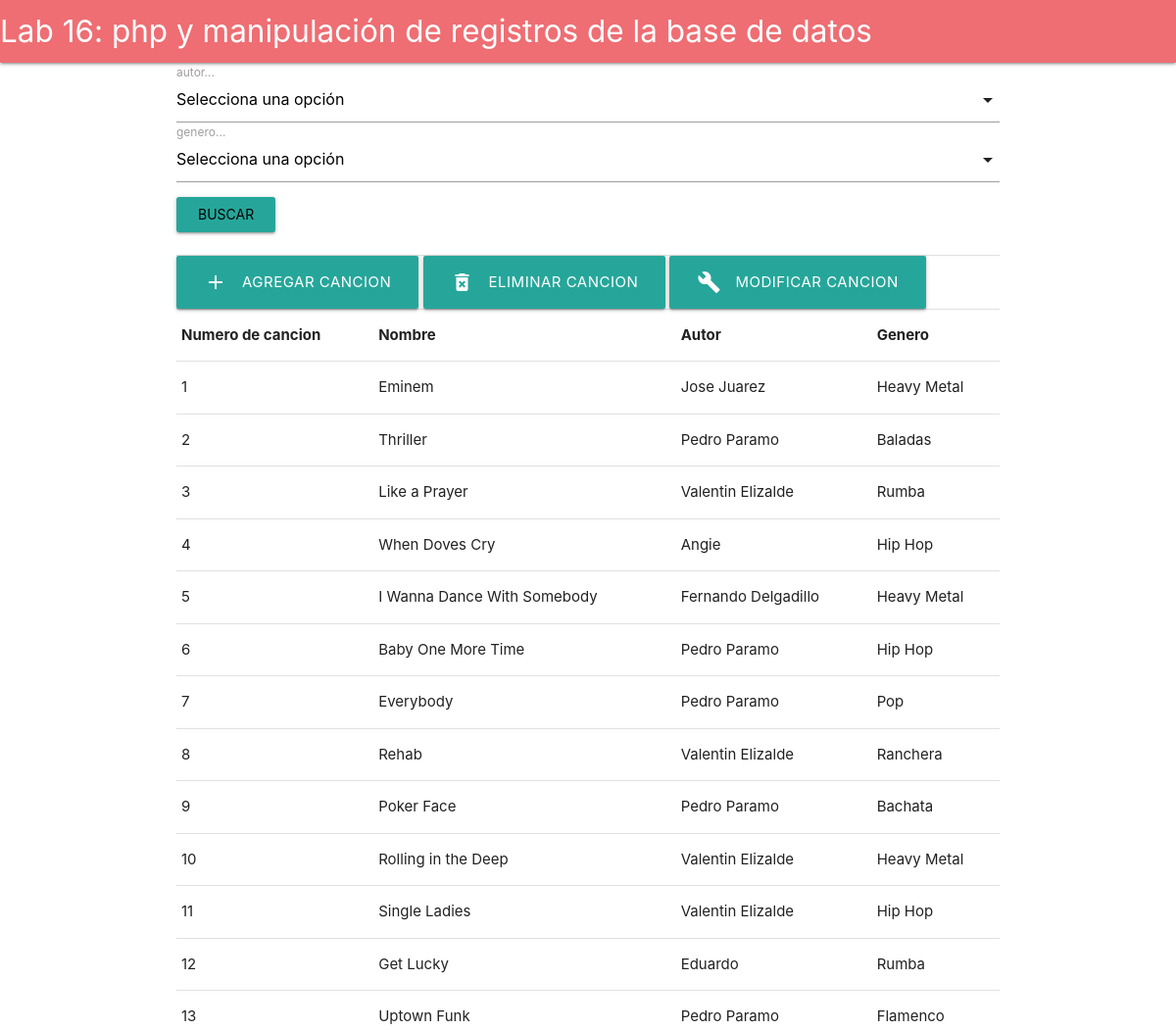
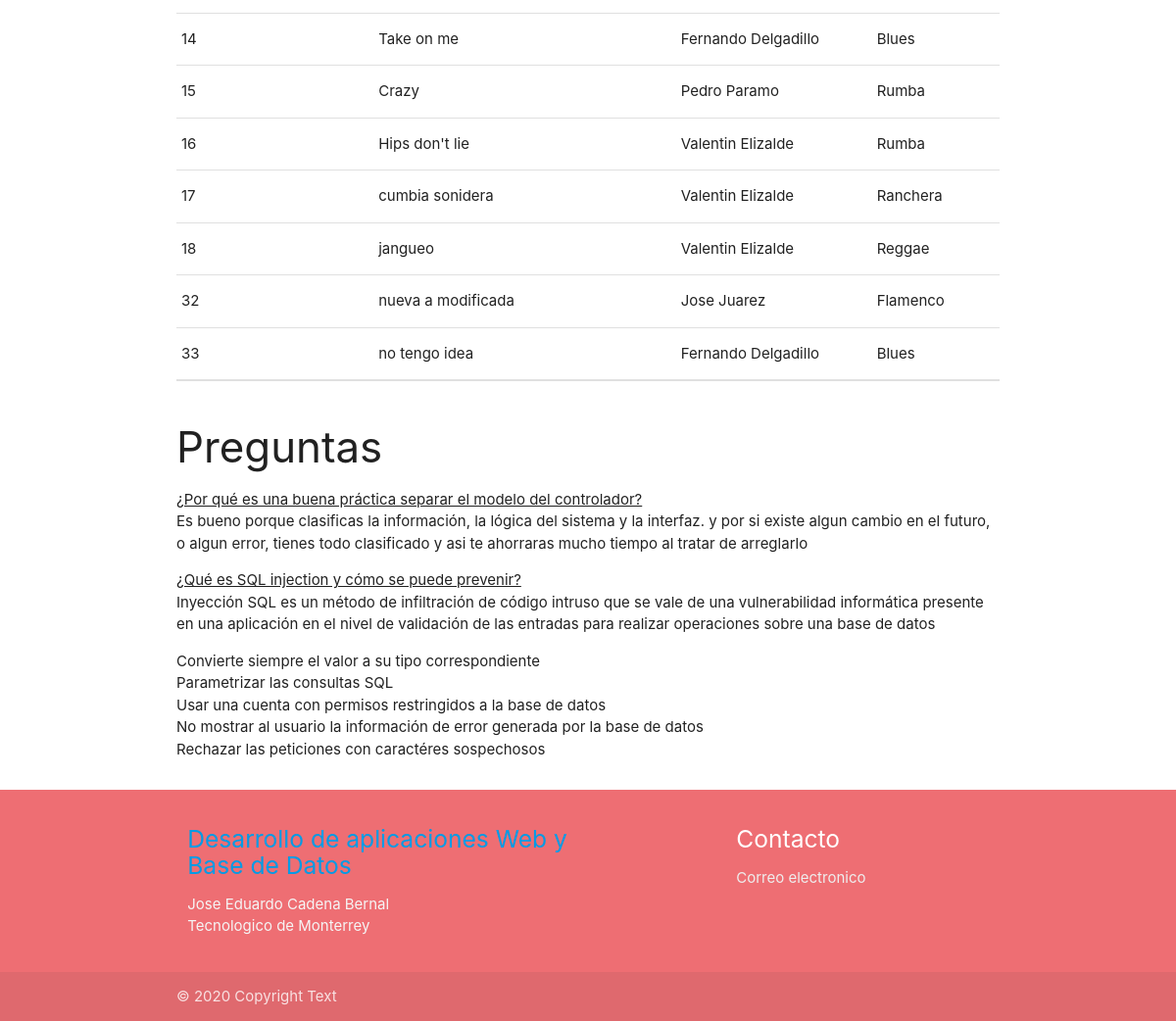
The page / on the database its author committed (2 pictures, top to bottom).
### tables this page shows
CREATE TABLE `cancion` (
  `id_Cancion` int(50) NOT NULL,
  `nombre_Cancion` varchar(50) NOT NULL,
  `nombre_Genero` varchar(50) NOT NULL,
  `id_Autor` int(50) NOT NULL
);

CREATE TABLE `autor` (
  `id_Autor` int(50) NOT NULL,
  `nombre` varchar(50) NOT NULL
);

### util.php (the view, shortened to what this page needs)
<?php
	function conectar_bd(){
		$servername = "localhost";
		$username = "root";
		$password = "";
		$dbname = "musica";
		$con = mysqli_connect($servername,$username,$password,$dbname);
		return $con;
	}
  function consultar_casos($id_Autor="", $nombre_Genero="") {
    $conexion_bd = conectar_bd();
    $resultado =  "<table><thead><tr><th>Numero de cancion</th><th>Nombre</th><th>Autor</th><th>Genero</th></tr></thead>";
    $consulta = 'Select id_Cancion,nombre_Cancion, nombre_Genero,a.nombre
     From cancion as c,autor as a
     where c.id_Autor=a.id_Autor';
    $resultados = $conexion_bd->query($consulta);
    while ($row = mysqli_fetch_array($resultados, MYSQLI_BOTH)) {
        $resultado .= "<tr>";
        $resultado .= "<td>".$row['id_Cancion']."</td>";
        $resultado .= "<td>".$row['nombre_Cancion']."</td>";
        $resultado .= "<td>".$row['nombre']."</td>";
        $resultado .= "<td>".$row['nombre_Genero']."</td>";
        $resultado .= "</tr>";
    }
    $resultado .= "</tbody></table>";
    return $resultado;
  }
  function crear_select($id, $columna_descripcion, $tabla) {
    $conexion_bd = conectar_bd();
    $resultado = '<div class="input-field"><select name="'.$tabla.'"><option value="" disabled selected>Selecciona una opción</option>';
    $consulta = "SELECT $id  , $columna_descripcion  FROM $tabla";
    $resultados = $conexion_bd->query($consulta);
    while ($row = mysqli_fetch_array($resultados, MYSQLI_BOTH)) {
       $resultado .= '<option value="'.$row["$id"].'">'.$row["$columna_descripcion"].'</option>';
    }
    $resultado .=  '</select><label>'.$tabla.'...</label></div>';
    return $resultado;
  }
?>

### index.php (shortened to what this page needs)
<?php
    require_once("util.php");
 	include("_form.html");
 	echo "<br>";
	  if (isset($_POST["autor"])) {
	      $autor = htmlspecialchars($_POST["autor"]);
	  } else {
	      $autor = "";
	  }
	 if (isset($_POST["genero"])) {
	      $nombre_Genero = htmlspecialchars($_POST["genero"]);
	  } else {
	      $nombre_Genero = "";
	  }
	echo consultar_casos($autor,$nombre_Genero);
?>

### rows shown on the page
cancion: id_Cancion "1", nombre_Cancion "Eminem", id_Autor.nombre "Jose Juarez", nombre_Genero "Heavy Metal"
cancion: id_Cancion "2", nombre_Cancion "Thriller", id_Autor.nombre "Pedro Paramo", nombre_Genero "Baladas"
cancion: id_Cancion "3", nombre_Cancion "Like a Prayer", id_Autor.nombre "Valentin Elizalde", nombre_Genero "Rumba"
cancion: id_Cancion "4", nombre_Cancion "When Doves Cry", id_Autor.nombre "Angie", nombre_Genero "Hip Hop"
cancion: id_Cancion "5", nombre_Cancion "I Wanna Dance With Somebody", id_Autor.nombre "Fernando Delgadillo", nombre_Genero "Heavy Metal"
cancion: id_Cancion "6", nombre_Cancion "Baby One More Time", id_Autor.nombre "Pedro Paramo", nombre_Genero "Hip Hop"
cancion: id_Cancion "7", nombre_Cancion "Everybody", id_Autor.nombre "Pedro Paramo", nombre_Genero "Pop"
cancion: id_Cancion "8", nombre_Cancion "Rehab", id_Autor.nombre "Valentin Elizalde", nombre_Genero "Ranchera"
cancion: id_Cancion "9", nombre_Cancion "Poker Face", id_Autor.nombre "Pedro Paramo", nombre_Genero "Bachata"
cancion: id_Cancion "10", nombre_Cancion "Rolling in the Deep", id_Autor.nombre "Valentin Elizalde", nombre_Genero "Heavy Metal"
cancion: id_Cancion "11", nombre_Cancion "Single Ladies", id_Autor.nombre "Valentin Elizalde", nombre_Genero "Hip Hop"
cancion: id_Cancion "12", nombre_Cancion "Get Lucky", id_Autor.nombre "Eduardo", nombre_Genero "Rumba"
cancion: id_Cancion "13", nombre_Cancion "Uptown Funk", id_Autor.nombre "Pedro Paramo", nombre_Genero "Flamenco"
cancion: id_Cancion "14", nombre_Cancion "Take on me", id_Autor.nombre "Fernando Delgadillo", nombre_Genero "Blues"
cancion: id_Cancion "15", nombre_Cancion "Crazy", id_Autor.nombre "Pedro Paramo", nombre_Genero "Rumba"
cancion: id_Cancion "16", nombre_Cancion "Hips don't lie", id_Autor.nombre "Valentin Elizalde", nombre_Genero "Rumba"
cancion: id_Cancion "17", nombre_Cancion "cumbia sonidera", id_Autor.nombre "Valentin Elizalde", nombre_Genero "Ranchera"
cancion: id_Cancion "18", nombre_Cancion "jangueo", id_Autor.nombre "Valentin Elizalde", nombre_Genero "Reggae"
cancion: id_Cancion "32", nombre_Cancion "nueva a modificada", id_Autor.nombre "Jose Juarez", nombre_Genero "Flamenco"
cancion: id_Cancion "33", nombre_Cancion "no tengo idea", id_Autor.nombre "Fernando Delgadillo", nombre_Genero "Blues"

### other values the page prints
$tabla "autor genero"
